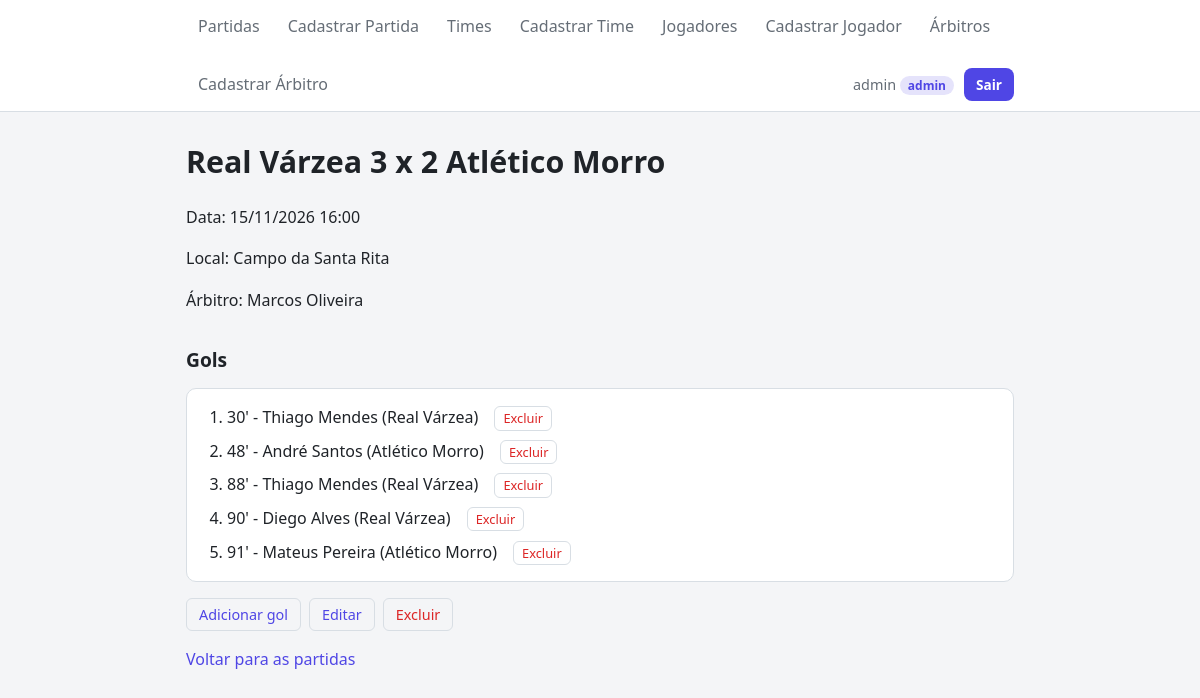
The page /partidas/2/ (signed in) on the database its author committed.
### campeonato/models.py (models this page shows, shortened)
class Partida(models.Model):
    timeCasa = models.ForeignKey(Time,
    on_delete=models.CASCADE,
    related_name="partidasCasa",
    verbose_name="Time da casa",)
    timeFora = models.ForeignKey(Time,
    on_delete=models.CASCADE,
    related_name="partidasFora",
    verbose_name="Time visitante",)
    arbitro = models.ForeignKey(Arbitro,
    on_delete=models.SET_NULL,
    null=True,
    blank=True,
    related_name="partidas",
    verbose_name="Árbitro",)
    jogadores = models.ManyToManyField(Jogador,
    through="Gol",
    related_name="partidas",
    verbose_name="Jogadores que marcaram",)
    data = models.DateTimeField(verbose_name="Data e hora")
    local = models.CharField(max_length=100, verbose_name="Local")
    def __str__(self):
        return f"{self.timeCasa} x {self.timeFora}"
    def golsCasa(self):
        return self.gols.filter(jogador__time=self.timeCasa).count() # conta só os gols de jogadores do time da casa
    def golsFora(self):
        return self.gols.filter(jogador__time=self.timeFora).count()
    def placar(self):
        return f"{self.timeCasa} {self.golsCasa()} x {self.golsFora()} {self.timeFora}"

class Time(models.Model):
    nome = models.CharField(max_length=100, unique=True, verbose_name="Nome") # unique=True impede dois times com o mesmo nome
    bairro = models.CharField(max_length=100, verbose_name="Bairro")
    def __str__(self):
        return self.nome

class Arbitro(models.Model):
    nome = models.CharField(max_length=100, verbose_name="Nome")
    telefone = models.CharField(max_length=20, verbose_name="Telefone")
    def __str__(self):
        return self.nome

class Gol(models.Model):
    partida = models.ForeignKey(Partida,
    on_delete=models.CASCADE,
    related_name="gols",
    verbose_name="Partida",) # com o related_name podemos usar partida.gols.all()
    jogador = models.ForeignKey(Jogador,
    on_delete=models.CASCADE,
    related_name="gols",
    verbose_name="Jogador",)
    minuto = models.PositiveIntegerField(verbose_name="Minuto")
    class Meta:
        ordering = ["minuto"] # os gols sempre aparecem em ordem de minuto
    def __str__(self):
        return f"{self.minuto}' - {self.jogador.nome}"

class Jogador(models.Model):
    POSICOES = [
        ("goleiro", "Goleiro"),
        ("zagueiro", "Zagueiro"),
        ("lateral", "Lateral"),
        ("meio", "Meio-campo"),
        ("atacante", "Atacante"),
    ] # o primeiro valor é salvo no banco e o segundo é o que aparece na tela
    nome = models.CharField(max_length=100, verbose_name="Nome")
    posicao = models.CharField(max_length=20, choices=POSICOES, verbose_name="Posição")
    numeroCamisa = models.PositiveIntegerField(verbose_name="Número da camisa")
    time = models.ForeignKey(Time,
    on_delete=models.CASCADE,
    related_name="jogadores",
    verbose_name="Time",) # com o related_name podemos usar time.jogadores.all()

### campeonato/views.py (the view)
# urls.py: path("partidas/<int:pk>/", PartidaDetailView.as_view(), name="detalhePartida"),
class PartidaDetailView(LoginRequiredMixin, DetailView):
    model = Partida
    template_name = "campeonato/partida_detalhe.html"

### campeonato/templates/campeonato/partida_detalhe.html (shortened to what this page needs)
{% extends 'campeonato/base.html' %}
{% block h1 %}{{ partida.placar }}{% endblock %}
{% block conteudo %}
<p>Data: {{ partida.data | date:"d/m/Y H:i" }}</p>
<p>Local: {{ partida.local }}</p>
<p>Árbitro: {{ partida.arbitro|default:"não definido" }}</p>
<h2>Gols</h2>
<ol>
{% for gol in partida.gols.all %}
    <li>
        {{ gol }} ({{ gol.jogador.time }})
        {% if user.is_staff %}<span class="acoes"><a href="{% url 'excluirGol' gol.pk %}">Excluir</a></span>{% endif %}
    </li>
{% empty %}
    <li>Nenhum gol.</li>
{% endfor %}
</ol>
{% if user.is_staff %}
    <p class="acoes">
        <a href="{% url 'adicionarGol' partida.pk %}">Adicionar gol</a>
        <a href="{% url 'editarPartida' partida.pk %}">Editar</a>
        <a href="{% url 'excluirPartida' partida.pk %}">Excluir</a>
    </p>
{% endif %}
<p><a href="{% url 'listaPartidas' %}">Voltar para as partidas</a></p>
{% endblock %}

### campeonato/templates/campeonato/base.html (shortened to what this page needs)
{% load static %}
<!DOCTYPE html>
<html lang="pt-BR">
<head>
    <link rel="stylesheet" href="{% static 'campeonato/css/style.css' %}">
</head>
<body>
    <header>
        <nav>
            <ul>
                {% if user.is_authenticated %}
                    <li><a href="{% url 'listaPartidas' %}">Partidas</a></li>
                    {% if user.is_staff %}<li><a href="{% url 'cadastrarPartida' %}">Cadastrar Partida</a></li>{% endif %}
                    <li><a href="{% url 'listaTimes' %}">Times</a></li>
                    {% if user.is_staff %}<li><a href="{% url 'cadastrarTime' %}">Cadastrar Time</a></li>{% endif %}
                    <li><a href="{% url 'listaJogadores' %}">Jogadores</a></li>
                    {% if user.is_staff %}<li><a href="{% url 'cadastrarJogador' %}">Cadastrar Jogador</a></li>{% endif %}
                    <li><a href="{% url 'listaArbitros' %}">Árbitros</a></li>
                    {% if user.is_staff %}<li><a href="{% url 'cadastrarArbitro' %}">Cadastrar Árbitro</a></li>{% endif %}
                    <li class="usuario">
                        <span>{{ user.username }} <span class="nivel">{% if user.is_staff %}admin{% else %}user{% endif %}</span></span>
                        <form method="post" action="{% url 'logout' %}" class="form-sair">
                            <button type="submit">Sair</button>
                        </form>
                    </li>
                {% else %}
                    <li><a href="{% url 'login' %}">Entrar</a></li>
                    <li><a href="{% url 'cadastroUsuario' %}">Criar conta</a></li>
                {% endif %}
            </ul>
        </nav>
    </header>
    <main>
        <h1>{% block h1 %}{{h1}}{% endblock %}</h1>
        {% block conteudo %}{% endblock %}
    </main>
</body>
</html>

### campeonato/static/campeonato/css/style.css (style rules this page uses)
:root { --fundo: #f4f5f7; --superficie: #ffffff; --texto: #1f2328; --texto-suave: #656d76; --borda: #d8dee4; --primaria: #4f46e5; --primaria-hover: #4338ca; --perigo: #dc2626; --perigo-hover: #b91c1c; --sucesso: #16a34a; --raio: 10px; --sombra: 0 1px 3px rgba(0, 0, 0, 0.08), 0 1px 2px rgba(0, 0, 0, 0.04); }
*, *::before, *::after { box-sizing: border-box; }
body { margin: 0; font-family: system-ui, -apple-system, "Segoe UI", Roboto, sans-serif; font-size: 16px; line-height: 1.6; color: var(--texto); background: var(--fundo); }
a { color: var(--primaria); text-decoration: none; }
header { background: var(--superficie); border-bottom: 1px solid var(--borda); position: sticky; top: 0; z-index: 10; }
nav ul { list-style: none; margin: 0 auto; padding: 0 16px; max-width: 860px; display: flex; flex-wrap: wrap; gap: 4px; }
nav a { display: block; padding: 14px 12px; color: var(--texto-suave); font-weight: 500; }
main { max-width: 860px; margin: 0 auto; padding: 32px 16px 64px; }
h1 { font-size: 1.9rem; margin: 0 0 24px; line-height: 1.2; }
h2 { font-size: 1.2rem; margin: 32px 0 12px; }
main ol, main > ul { background: var(--superficie); border: 1px solid var(--borda); border-radius: var(--raio); padding: 12px 20px 12px 40px; margin: 0 0 16px; }
main ol li { padding: 4px 0; }
.acoes { display: flex; gap: 8px; margin-top: 10px; }
.acoes a { font-size: 0.9rem; padding: 4px 12px; border: 1px solid var(--borda); border-radius: 6px; }
.acoes a[href*="excluir"] { color: var(--perigo); }
li .acoes { display: inline-flex; margin: 0 0 0 12px; }
li .acoes a { font-size: 0.8rem; padding: 1px 8px; }
form { background: var(--superficie); border: 1px solid var(--borda); border-radius: var(--raio); padding: 20px; margin: 0 0 24px; display: flex; flex-direction: column; gap: 14px; }
button, .botao { align-self: flex-start; font: inherit; font-weight: 600; color: #ffffff; background: var(--primaria); border: none; border-radius: 8px; padding: 10px 18px; cursor: pointer; transition: background 0.15s; }
nav .usuario { margin-left: auto; display: flex; align-items: center; gap: 10px; color: var(--texto-suave); font-size: 0.9rem; }
.nivel { font-size: 0.75rem; font-weight: 600; padding: 1px 8px; border-radius: 999px; color: var(--primaria); background: color-mix(in srgb, var(--primaria) 15%, transparent); }
.form-sair { background: none; border: none; padding: 0; margin: 0; }
.form-sair button { padding: 6px 12px; font-size: 0.85rem; width: auto; }

### rows shown on the page
Partida: placar "Real Várzea 3 x 2 Atlético Morro", data "15/11/2026 16:00", local "Campo da Santa Rita", arbitro "Marcos Oliveira"
Gol: minuto+jogador "30' - Thiago Mendes", jogador.time "Real Várzea"
Gol: minuto+jogador "48' - André Santos", jogador.time "Atlético Morro"
Gol: minuto+jogador "88' - Thiago Mendes", jogador.time "Real Várzea"
Gol: minuto+jogador "90' - Diego Alves", jogador.time "Real Várzea"
Gol: minuto+jogador "91' - Mateus Pereira", jogador.time "Atlético Morro"

### other values the page prints
{{ user.username }} "admin"
